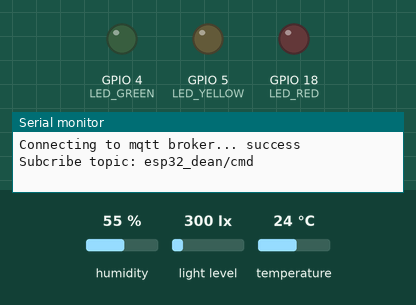
Recording of a program running on a simulated ESP32. Shown: output pins drawn as LEDs (lit = HIGH), the last lines printed to the serial monitor. The test bench sets the inputs (shaded band); at power-on: light level 300 lx, humidity 55 %, temperature 24 °C. WiFi joins after 1.5 s; servers stay silent unless stated; no MQTT or app messages arrive unless stated.

Above: at 2.9 s.
3.0 s: light level set to 500 lx
At 6.2 s:
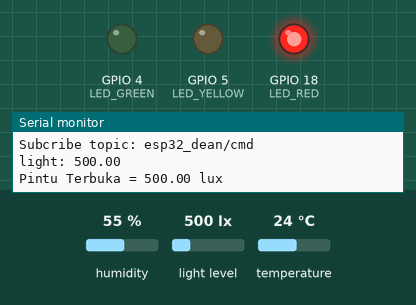
7.2 s: light level set to 420 lx
17.2 s: light level set to 369 lx
At 18.9 s:
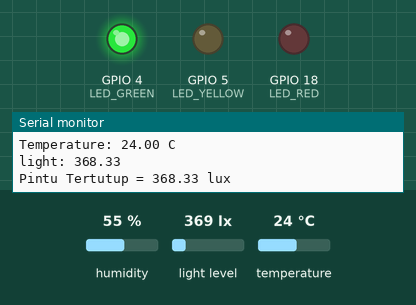
22.2 s: light level set to 1000 lx
At 26.2 s:
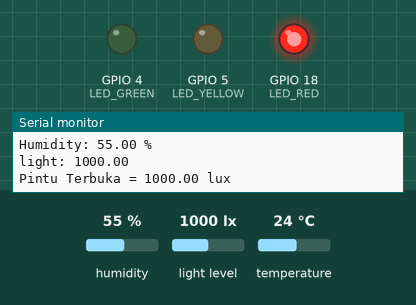
Timing chart, 0 to 27.7 s (numbered marks = the images above; inputs shaded):
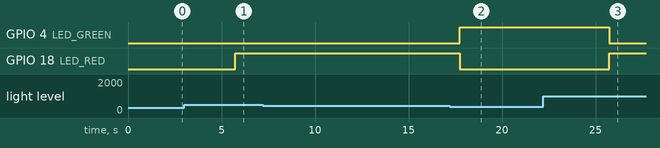

Measured:
- the behaviour switches between 400 and 399 lx on light level (found by bisection; images 1 and 2)
- after the input at 3.0 s, GPIO 4 (LED_GREEN): stays LOW (without the input it goes to HIGH after 2.7 s); GPIO 18 (LED_RED): LOW → HIGH after 2.7 s
- after the input at 17.2 s, GPIO 4 (LED_GREEN): LOW → HIGH after 0.54 s; GPIO 18 (LED_RED): HIGH → LOW after 0.54 s
- after the input at 22.2 s, GPIO 4 (LED_GREEN): HIGH → LOW after 3.5 s; GPIO 18 (LED_RED): LOW → HIGH after 3.5 s

The program:

main.cpp
```cpp
#include <Arduino.h>
#include <Ticker.h>
#include <WiFi.h>
#include <PubSubClient.h>
#include <DHTesp.h>
#include <BH1750.h>
#define LED_COUNT 3
#define LED_GREEN 4
#define LED_YELLOW 5
#define LED_RED 18
#define DHT_PIN 13
bool turnOn = false;


#define WIFI_SSID "sogumi"
#define WIFI_PASSWORD "vincun123"
#define MQTT_BROKER "broker.emqx.io"
#define MQTT_TOPIC_PUBLISH "esp32_dean/data/lux"
#define MQTT_TOPIC_PUBLISH2 "esp32_dean/data/humid"
#define MQTT_TOPIC_PUBLISH3 "esp32_dean/data/temp"
#define MQTT_TOPIC_SUBSCRIBE "esp32_dean/cmd"

const uint8_t arLed[LED_COUNT] = {LED_RED, LED_YELLOW, LED_GREEN};

float globalHumidity = 0, globalTemp = 0, globalLux = 0;
int g_nCount=0;
Ticker timer1Sec;
Ticker timerLedBuiltinOff;
Ticker timerLedRedOff;
Ticker timerYellowOff;
Ticker timerReadSensor;
Ticker timerPublish;
Ticker timerMqtt;
Ticker timerPublishTemp, timerPublishHumid, timerPublishLux, ledOff;

DHTesp dht;
BH1750 lightMeter;

char g_szDeviceId[30];
WiFiClient espClient;
PubSubClient mqtt(espClient);
boolean mqttConnect();
void onPublishMessageTemp();
void onPublishMessageHumid();
void onPublishMessageLux();

void WifiConnect();

void setup ()
{


Serial.begin(9600);
delay(100);
for (uint8_t i=0; i<LED_COUNT; i++)
pinMode(arLed[i], OUTPUT);
Wire.begin();
lightMeter.begin(BH1750::CONTINUOUS_HIGH_RES_MODE, 0x23, &Wire);
Serial.printf("Free Memory: %d\n", ESP.getFreeHeap());
dht.setup(DHT_PIN, DHTesp::DHT11);
lightMeter.begin(BH1750::CONTINUOUS_HIGH_RES_MODE, 0x23, &Wire);
Serial.println("System ready");

WifiConnect();
mqttConnect();

#if defined(ESP32)
  timerPublishTemp.attach_ms(5000, onPublishMessageTemp);
  timerPublishHumid.attach_ms(7000, onPublishMessageHumid);
  timerPublishLux.attach_ms(4000, onPublishMessageLux);

#endif
}

void loop()
{
  mqtt.loop();
}


void mqttCallback(char* topic, byte* payload, unsigned int len)

{
String strTopic = topic;
  int8_t idx = strTopic.lastIndexOf('/') + 1;
  String strDev = strTopic.substring(idx);
  Serial.printf("==> Recv [%s]: ", topic);
  Serial.write(payload, len);
  Serial.println();
  if (strcmp(topic, MQTT_TOPIC_SUBSCRIBE) == 0) {
    payload[len] = '\0';
    Serial.printf("==> Recv [%s]: ", payload);
    if (strcmp((char*)payload, "led-on") == 0) {
      turnOn = true;
      digitalWrite(LED_YELLOW, HIGH);
    }
    else if (strcmp((char*)payload, "led-off") == 0) {
      turnOn = false;
      digitalWrite(LED_YELLOW, LOW);
    }
  }
}
void onPublishMessage()
{
char szTopic[50];
char szData[10];
digitalWrite(LED_BUILTIN, HIGH);
float fHumidity = dht.getHumidity();
float fTemperature = dht.getTemperature();
float lux = lightMeter.readLightLevel();

if (dht.getStatus()==DHTesp::ERROR_NONE)
{
Serial.printf("Temperature: %.2f C, Humidity: %.2f %%, light: %.2f\n",
fTemperature, fHumidity, lux);
sprintf(szTopic, "%s/temp", MQTT_TOPIC_PUBLISH);
sprintf(szData, "%.2f", fTemperature);
mqtt.publish(szTopic, szData);

sprintf(szTopic, "%s/humidity", MQTT_TOPIC_PUBLISH);
sprintf(szData, "%.2f", fHumidity);
mqtt.publish(szTopic, szData);

}
else{
Serial.printf("Light: %.2f lx\n", lux);
sprintf(szTopic, "%s/light", MQTT_TOPIC_PUBLISH);
sprintf(szData, "%.2f", lux);
mqtt.publish(szTopic, szData);
}
}

void onPublishMessageTemp()
{
  char szTopic[50];
  char szData[10];
  digitalWrite(LED_BUILTIN, HIGH);
  float temperature = dht.getTemperature();
  if (dht.getStatus() == DHTesp::ERROR_NONE)
  {
    Serial.printf("Temperature: %.2f C\n",
                  temperature);
    sprintf(szTopic, "%s/temp", MQTT_TOPIC_PUBLISH3);
    sprintf(szData, "%.2f", temperature);
    mqtt.publish(MQTT_TOPIC_PUBLISH3, szData);

  }
  else
    Serial.printf("\n");

}

void onPublishMessageHumid()
{
  char szTopic[50];
  char szData[10];
  digitalWrite(LED_BUILTIN, HIGH);
  float humidity = dht.getHumidity();
  if (dht.getStatus() == DHTesp::ERROR_NONE)
  {
    Serial.printf("Humidity: %.2f %%\n",
                  humidity);

    sprintf(szTopic, "%s/humidity", MQTT_TOPIC_PUBLISH2);
    sprintf(szData, "%.2f", humidity);
    mqtt.publish(MQTT_TOPIC_PUBLISH2, szData);
  }
  else
    Serial.printf("\n");
}
void onPublishMessageLux()
{
  char szTopic[50];
  char szData[10];
  digitalWrite(LED_BUILTIN, HIGH);
  float lux = lightMeter.readLightLevel();
  if (dht.getStatus() == DHTesp::ERROR_NONE)
  {
    Serial.printf("light: %.2f\n",
                  lux);
  }
  else
    Serial.printf("Light: %.2f lux\n", lux);
  sprintf(szTopic, "%s/light", MQTT_TOPIC_PUBLISH);
  sprintf(szData, "%.2f", lux);
  mqtt.publish(MQTT_TOPIC_PUBLISH, szData);
  ledOff.once_ms(100, []()
                 { digitalWrite(LED_BUILTIN, LOW); });

  if (lightMeter.readLightLevel() < 400)
  {
    Serial.printf("Pintu Tertutup = %.2f lux\n", lux);
    digitalWrite(LED_RED, LOW);
    digitalWrite(LED_GREEN, HIGH);
  }
  else if (lightMeter.readLightLevel() > 400)
  {
    Serial.printf("Pintu Terbuka = %.2f lux\n", lux);
    digitalWrite(LED_RED, HIGH);
    digitalWrite(LED_GREEN, LOW);
  }
}

boolean mqttConnect() {
sprintf(g_szDeviceId, "esp32_%08X",(uint32_t)ESP.getEfuseMac());
mqtt.setServer(MQTT_BROKER, 1883);
mqtt.setCallback(mqttCallback);
Serial.printf("Connecting to %s clientId: %s\n", MQTT_BROKER, g_szDeviceId);

boolean fMqttConnected = false;
for (int i=0; i<3 && !fMqttConnected; i++) {
Serial.print("Connecting to mqtt broker...");
fMqttConnected = mqtt.connect(g_szDeviceId);
if (fMqttConnected == false) {
Serial.print(" fail, rc=");
Serial.println(mqtt.state());
delay(1000);
}
}

if (fMqttConnected)
{
Serial.println(" success");
mqtt.subscribe(MQTT_TOPIC_SUBSCRIBE);
Serial.printf("Subcribe topic: %s\n", MQTT_TOPIC_SUBSCRIBE);

}
return mqtt.connected();
}

void WifiConnect()
{
WiFi.mode(WIFI_STA);
WiFi.begin(WIFI_SSID, WIFI_PASSWORD);
while (WiFi.waitForConnectResult() != WL_CONNECTED) {
Serial.println("Connection Failed! Rebooting...");
delay(5000);
ESP.restart();
}
Serial.print("System connected with IP address: ");
Serial.println(WiFi.localIP());
Serial.printf("RSSI: %d\n", WiFi.RSSI());
}
```
